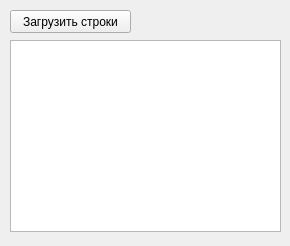
<?xml version="1.0" encoding="UTF-8"?>
<ui version="4.0">
 <class>MainWindow</class>
 <widget class="QMainWindow" name="MainWindow">
  <property name="geometry">
   <rect>
    <x>0</x>
    <y>0</y>
    <width>290</width>
    <height>246</height>
   </rect>
  </property>
  <property name="windowTitle">
   <string>MainWindow</string>
  </property>
  <widget class="QWidget" name="centralwidget">
   <widget class="QPushButton" name="button">
    <property name="geometry">
     <rect>
      <x>10</x>
      <y>10</y>
      <width>121</width>
      <height>23</height>
     </rect>
    </property>
    <property name="text">
     <string>Загрузить строки</string>
    </property>
   </widget>
   <widget class="QTextBrowser" name="text_field">
    <property name="geometry">
     <rect>
      <x>10</x>
      <y>40</y>
      <width>271</width>
      <height>192</height>
     </rect>
    </property>
   </widget>
  </widget>
 </widget>
 <resources/>
 <connections/>
</ui>
